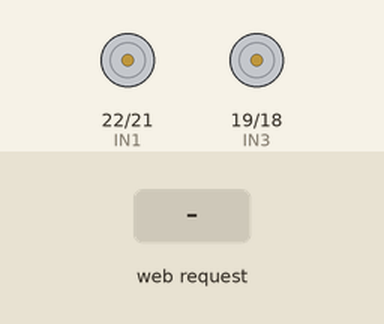
Simulated run of this sketch. Board: ESP32. Shown: motor-driver pin pairs drawn as motors (green arrow = first pin HIGH = forward, orange = second pin HIGH = backward, longer = more drive, scaled by the enable pin). The test bench sets the inputs (shaded band). What the sketch prints to the serial monitor is not drawn.

Above: at 1.2 s.
1.3 s: HTTP request GET /forward received
At 1.7 s:
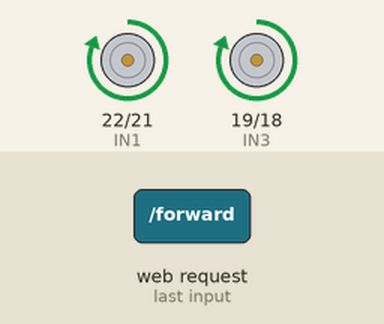
2.8 s: HTTP request GET /backward received
At 4.0 s:
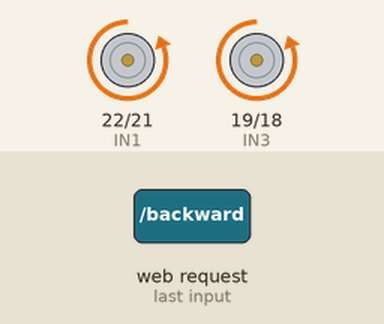
4.3 s: HTTP request GET /left received
At 5.1 s:
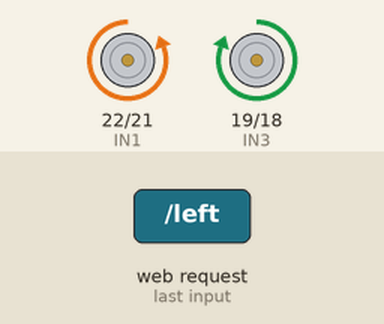
5.8 s: HTTP request GET /right received
At 6.3 s:
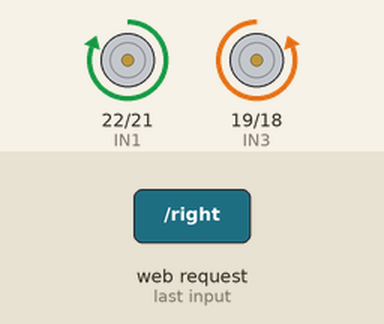
7.3 s: HTTP request GET /stop received
At 8.6 s:
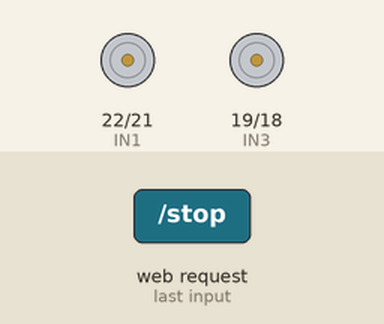
Timing chart, 0 to 9.8 s (numbered marks = the images above; inputs shaded):
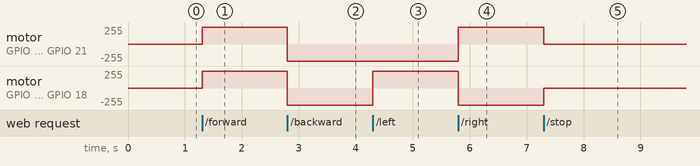

The sketch:

WIFI_controlled_CAR.ino
```cpp
#include <WiFi.h>
#include <WebServer.h>

// Replace with your network credentials
const char* ssid = "ESP32-CAR";
const char* password = "12345678";

// Motor control pins
const int IN1 = 22;
const int IN2 = 21;
const int IN3 = 19;
const int IN4 = 18;
const int ENA = 23;
const int ENB = 5;

WebServer server(80);

void setup() {
  Serial.begin(115200);

  // Initialize motor control pins
  pinMode(IN1, OUTPUT);
  pinMode(IN2, OUTPUT);
  pinMode(IN3, OUTPUT);
  pinMode(IN4, OUTPUT);
  pinMode(ENA, OUTPUT);
  pinMode(ENB, OUTPUT);

  // Stop motors initially
  digitalWrite(ENA, LOW);
  digitalWrite(ENB, LOW);

  // Setup WiFi in AP mode
  WiFi.softAP(ssid, password);

  Serial.println("Access Point Started");
  Serial.print("IP Address: ");
  Serial.println(WiFi.softAPIP());

  // Setup web server routes
  server.on("/", handleRoot);
  server.on("/forward", handleForward);
  server.on("/backward", handleBackward);
  server.on("/left", handleLeft);
  server.on("/right", handleRight);
  server.on("/stop", handleStop);

  // Start the server
  server.begin();
  Serial.println("HTTP server started");
}

void loop() {
  server.handleClient();
}

void handleRoot() {
  String html = "<html><body><h1>ESP32 Car Control</h1>";
  html += "<a href=\"/forward\"><button>Forward</button></a><br>";
  html += "<a href=\"/backward\"><button>Backward</button></a><br>";
  html += "<a href=\"/left\"><button>Left</button></a><br>";
  html += "<a href=\"/right\"><button>Right</button></a><br>";
  html += "<a href=\"/stop\"><button>Stop</button></a>";
  html += "</body></html>";
  server.send(200, "text/html", html);
}

void handleForward() {
  digitalWrite(IN1, HIGH);
  digitalWrite(IN2, LOW);
  digitalWrite(IN3, HIGH);
  digitalWrite(IN4, LOW);
  analogWrite(ENA, 255);
  analogWrite(ENB, 255);
  server.send(200, "text/plain", "Moving forward");
}

void handleBackward() {
  digitalWrite(IN1, LOW);
  digitalWrite(IN2, HIGH);
  digitalWrite(IN3, LOW);
  digitalWrite(IN4, HIGH);
  analogWrite(ENA, 255);
  analogWrite(ENB, 255);
  server.send(200, "text/plain", "Moving backward");
}

void handleLeft() {
  digitalWrite(IN1, LOW);
  digitalWrite(IN2, HIGH);
  digitalWrite(IN3, HIGH);
  digitalWrite(IN4, LOW);
  analogWrite(ENA, 255);
  analogWrite(ENB, 255);
  server.send(200, "text/plain", "Turning left");
}

void handleRight() {
  digitalWrite(IN1, HIGH);
  digitalWrite(IN2, LOW);
  digitalWrite(IN3, LOW);
  digitalWrite(IN4, HIGH);
  analogWrite(ENA, 255);
  analogWrite(ENB, 255);
  server.send(200, "text/plain", "Turning right");
}

void handleStop() {
  digitalWrite(ENA, LOW);
  digitalWrite(ENB, LOW);
  digitalWrite(IN1, LOW);
  digitalWrite(IN2, LOW);
  digitalWrite(IN3, LOW);
  digitalWrite(IN4, LOW);
  server.send(200, "text/plain", "Stopping");
}


// // Motor control pins
// const int IN1 = 22;
// const int IN2 = 21;
// const int IN3 = 19;
// const int IN4 = 18;
// const int ENA = 23;
// const int ENB = 5;
```

Measured:
- after the input at 1.3 s, motor on GPIO 22 (IN1) / GPIO 21 (IN2), motor on GPIO 19 (IN3) / GPIO 18 (IN4): stopped → forward 255/255 at once
- after the input at 2.8 s, motor on GPIO 22 (IN1) / GPIO 21 (IN2), motor on GPIO 19 (IN3) / GPIO 18 (IN4): forward 255/255 → backward 255/255 at once
- after the input at 4.3 s, motor on GPIO 19 (IN3) / GPIO 18 (IN4): backward 255/255 → forward 255/255 at once
- after the input at 5.8 s, motor on GPIO 22 (IN1) / GPIO 21 (IN2): backward 255/255 → forward 255/255 at once; motor on GPIO 19 (IN3) / GPIO 18 (IN4): forward 255/255 → backward 255/255 at once
- after the input at 7.3 s, motor on GPIO 22 (IN1) / GPIO 21 (IN2): forward 255/255 → stopped at once; motor on GPIO 19 (IN3) / GPIO 18 (IN4): backward 255/255 → stopped at once
